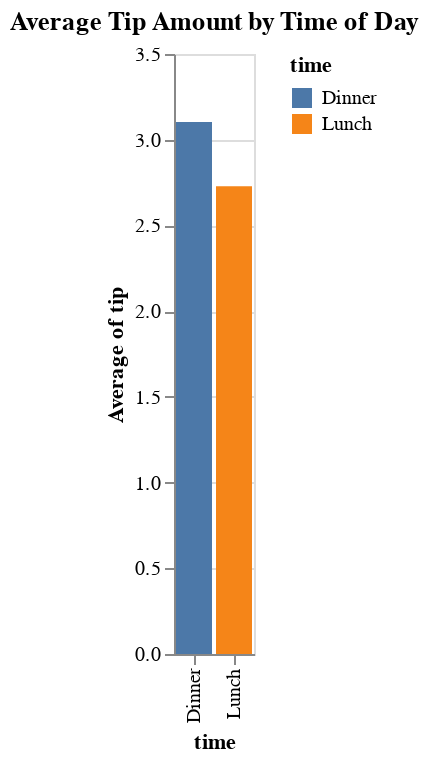

This figure's notebook cell:
### Code cell
#6. Bar Chart of Tips by Time of Day
bar_tips_by_time = alt.Chart(data).mark_bar().encode(
    x='time:N',
    y='average(tip):Q',
    color='time:N',
    tooltip=['time', 'average(tip)']
).properties(
    title='Average Tip Amount by Time of Day'
)
bar_tips_by_time

### Figure 1 — Vega-Lite specification as saved in the notebook (floating-point values rounded to 4 significant figures; data arrays with more than 128 entries replaced by an {"elided": "..."} marker saying what was removed)
{"config": {"view": {"continuousWidth": 300, "continuousHeight": 300}}, "data": {"name": "data-f795d6974a782cd165ff81948ea68153"}, "mark": {"type": "bar"}, "encoding": {"color": {"field": "time", "type": "nominal"}, "tooltip": [{"field": "time", "type": "nominal"}, {"aggregate": "average", "field": "tip", "type": "quantitative"}], "x": {"field": "time", "type": "nominal"}, "y": {"aggregate": "average", "field": "tip", "type": "quantitative"}}, "title": "Average Tip Amount by Time of Day", "$schema": "https://vega.github.io/schema/vega-lite/v5.17.0.json", "datasets": {"data-f795d6974a782cd165ff81948ea68153": {"elided": "244 records"}}}
